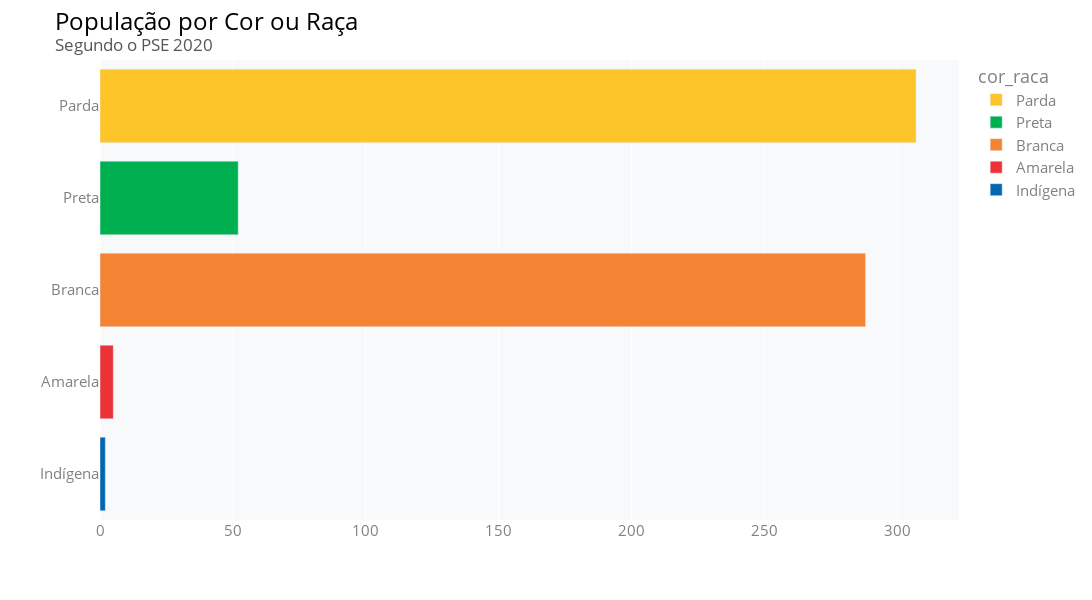

Notebook cell for this chart:
### Markdown cell above
##### Demográfico - Responsável pelo domicílio por cor/raça

### Code cell
pop_cor_raca = dados.V109_first.value_counts().to_frame().reset_index()
pop_cor_raca.columns = ["cor_raca", "qtd"]

fig = px.bar(pop_cor_raca, x="qtd", y="cor_raca", color = "cor_raca", 
             color_discrete_sequence=["#fec52b","#00b050","#f58334", "#ed3237", "#0367b0"],
             category_orders={'cor_raca':["Parda", "Preta", "Branca", "Amarela","Indígena"]})

# Ajustando o layout do gráfico
fig.update_layout(width=1200, height=600, font_family = 'Open Sans', font_size=15,
                  font_color= "grey", title_font_color= "black", title_font_size=24,
                  title_text='População por Cor ou Raça' +
                             '<br><sup size=1 style="color:#555655">Segundo o PSE 2020</sup>',
                  xaxis_title='', yaxis_title='', plot_bgcolor= "#f8f9fa")

fig.update_xaxes(tickmode='array', tickvals=np.arange(0,400,50))

fig.show()

### Figure 1 — Plotly figure (JSON) as saved in the notebook; plotly's stock layout.template omitted (floating-point values rounded to 4 significant figures)
{"data": [{"alignmentgroup": "True", "hovertemplate": "cor_raca=%{y}<br>qtd=%{x}<extra></extra>", "legendgroup": "Parda", "marker": {"color": "#fec52b", "pattern": {"shape": ""}}, "name": "Parda", "offsetgroup": "Parda", "orientation": "h", "showlegend": true, "textposition": "auto", "type": "bar", "x": [307], "xaxis": "x", "y": ["Parda"], "yaxis": "y"}, {"alignmentgroup": "True", "hovertemplate": "cor_raca=%{y}<br>qtd=%{x}<extra></extra>", "legendgroup": "Preta", "marker": {"color": "#00b050", "pattern": {"shape": ""}}, "name": "Preta", "offsetgroup": "Preta", "orientation": "h", "showlegend": true, "textposition": "auto", "type": "bar", "x": [52], "xaxis": "x", "y": ["Preta"], "yaxis": "y"}, {"alignmentgroup": "True", "hovertemplate": "cor_raca=%{y}<br>qtd=%{x}<extra></extra>", "legendgroup": "Branca", "marker": {"color": "#f58334", "pattern": {"shape": ""}}, "name": "Branca", "offsetgroup": "Branca", "orientation": "h", "showlegend": true, "textposition": "auto", "type": "bar", "x": [288], "xaxis": "x", "y": ["Branca"], "yaxis": "y"}, {"alignmentgroup": "True", "hovertemplate": "cor_raca=%{y}<br>qtd=%{x}<extra></extra>", "legendgroup": "Amarela", "marker": {"color": "#ed3237", "pattern": {"shape": ""}}, "name": "Amarela", "offsetgroup": "Amarela", "orientation": "h", "showlegend": true, "textposition": "auto", "type": "bar", "x": [5], "xaxis": "x", "y": ["Amarela"], "yaxis": "y"}, {"alignmentgroup": "True", "hovertemplate": "cor_raca=%{y}<br>qtd=%{x}<extra></extra>", "legendgroup": "Indígena", "marker": {"color": "#0367b0", "pattern": {"shape": ""}}, "name": "Indígena", "offsetgroup": "Indígena", "orientation": "h", "showlegend": true, "textposition": "auto", "type": "bar", "x": [2], "xaxis": "x", "y": ["Indígena"], "yaxis": "y"}], "layout": {"barmode": "relative", "font": {"color": "grey", "family": "Open Sans", "size": 15}, "height": 600, "legend": {"title": {"text": "cor_raca"}, "tracegroupgap": 0}, "margin": {"t": 60}, "plot_bgcolor": "#f8f9fa", "title": {"font": {"color": "black", "size": 24}, "text": "População por Cor ou Raça<br><sup size=1 style=\"color:#555655\">Segundo o PSE 2020</sup>"}, "width": 1200, "xaxis": {"anchor": "y", "domain": [0, 1], "tickmode": "array", "tickvals": [0, 50, 100, 150, 200, 250, 300, 350], "title": {"text": ""}}, "yaxis": {"anchor": "x", "categoryarray": ["Indígena", "Amarela", "Branca", "Preta", "Parda"], "categoryorder": "array", "domain": [0, 1], "title": {"text": ""}}}}
